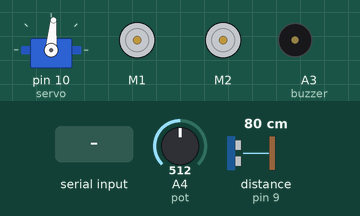
Recording of a sketch running on a simulated Arduino Uno, built with avr-gcc and run on an emulated ATmega328P. Parts: servo, 2 × DC motor (green arrow = forward, orange = backward, longer = faster), buzzer (waves = sounding, pin HIGH). Inputs (shaded band) come from the test bench; at power-on: distance to the obstacle (sensor on pin 9) 80 cm, A4 (pot) = 512. The echo pulse lasts 58.3 µs per cm; pins used as bus, display or sensor lines are not drawn.

Above: at 1.2 s.
1.3 s: "X" received over the second serial link
At 2.2 s:
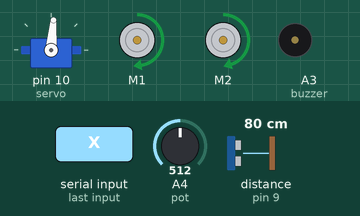
2.8 s: distance to the obstacle (sensor on pin 9) set to 33 cm
4.3 s: distance to the obstacle (sensor on pin 9) set to 29 cm
At 5.9 s:
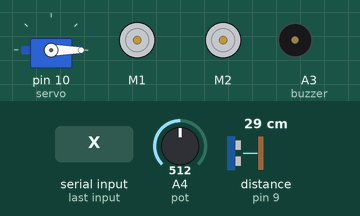
8.8 s: "x" received over the second serial link
11.8 s: "B" received over the second serial link
At 12.2 s:
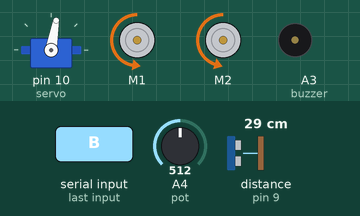
13.3 s: A4 (pot) set to 716
At 13.8 s:
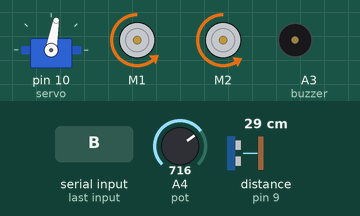
Timing chart, 0 to 15.8 s (numbered marks = the images above; inputs shaded):
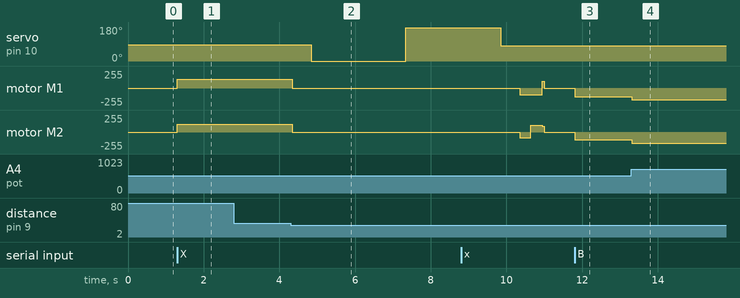

Measured:
- the behaviour switches between 31 and 30 cm on distance to the obstacle (sensor on pin 9) (found by bisection; images 1 and 2)
- after the input at 1.3 s, motor M1: stopped → forward 128/255 at once; motor M2: stopped → forward 118/255 at once
- after the input at 2.8 s, every drawn part: stays the same
- after the input at 4.3 s, servo on pin 10 (servo): 85° → 0° after 0.54 s, → 175° 2.5 s later; motor M1: forward 128/255 → stopped at once; motor M2: forward 118/255 → stopped at once
- after the input at 11.8 s, motor M1: stopped → backward 128/255 at once; motor M2: stopped → backward 118/255 at once
- after the input at 13.3 s, motor M1: backward 128/255 → backward 179/255 at once; motor M2: backward 118/255 → backward 169/255 at once

The sketch:

Receptor.ino
```cpp
/*
*
* @Projeto integrador 4° semestre Ciência da Computação
* @author: Heliton Leno
* @email: ciencia_@live.com
*
*/


#include <SoftwareSerial.h>
#include <AFMotor.h>
#include <Servo.h>

#define trigPin A2        //Pino TRIG do sensor no pino analógico A2
#define echoPin 9         //Pino ECHO do sensor no pino analógico 9
#define buzzer A3         // Define o pino do buzzer no pino ANALÓGICO A3
#define pot    A4

int TempoGirar = 1;           // esse é o tempo para o robô girar em 45º
int distanciaObstaculo = 30;  // distância para o robô parar e recalcular o melhor caminho
int potVelocidade = 0;        // velocidade motores

SoftwareSerial bluetooth(A0, A1); // RX, TX

AF_DCMotor motor1(1); //Seleção do Motor 1
AF_DCMotor motor2(2); //Seleção do Motor 2

Servo servo;

//============== variáveis  para o sensor ultrassonico ================
long duracao;
long distancia_cm = 0;
int minimumRange = 5;      //tempo de resposta do sensor
int maximumRange= 200;
char buf;
boolean alone = false;

//============= Declaracao das funcoes ==================
void roboFrente(int v);
void roboDireita(int v);
void roboEsquerda(int v);
void roboTras(int v);
void roboParado();

void setup() {
  //Serial.begin(9600);
  bluetooth.begin(38400);
  servo.attach(10);
  servo.write(85);

  pinMode(trigPin, OUTPUT);
  pinMode(echoPin, INPUT);
  pinMode(buzzer,OUTPUT);

}

void loop() {
  potVelocidade = analogRead(pot) /4;

  if(!bluetooth.available()){
   roboParado();
  }

  if(bluetooth.available()){
    buf = bluetooth.read();
  }

  if ( buf == 'X' ){
    alone = true;
    roboFrente(potVelocidade);
    int dist_cm = measureDistance();

    if(dist_cm < 30) autonomo(potVelocidade-30);
  }
  if ( buf == 'x' ){
    alone = false;
    roboParado();
  }
  if ( buf == 'F' && !alone ) roboFrente(potVelocidade);
  if ( buf == 'B' && !alone ) roboTras(potVelocidade);
  if ( buf == 'L' && !alone ) roboEsquerda(potVelocidade-20);
  if ( buf == 'R' && !alone ) roboDireita(potVelocidade-20);
  if ( buf == 'S' && !alone ) roboParado();

  //Serial.println(buf);
  delay(50);
}

float measureDistance()                       //Função que retorna a distância em centímetros
{
  float pulse;                                //Armazena o valor de tempo em µs que o pino echo fica em nível alto

  trigPulse();                                //Envia pulso de 10µs para o pino de trigger do sensor

  pulse = pulseIn(echoPin, HIGH);                //Mede o tempo em que echo fica em nível alto e armazena na variável pulse

  return (pulse/58.82);                      //Calcula distância em centímetros e retorna o valor


} //end measureDistante


void trigPulse()                             //Função para gerar o pulso de trigger para o sensor HC-SR04
{
   digitalWrite(trigPin,HIGH);                  //Saída de trigger em nível alto
   delayMicroseconds(10);                    //Por 10µs ...
   digitalWrite(trigPin,LOW);                   //Saída de trigger volta a nível baixo

}

void autonomo(int vel)                              //Compara as distâncias e decide qual melhor caminho a seguir
{
   roboParado();                              //Para o robô
   delay(500);                               //Aguarda 500ms
   servo.write(0);                          //Move sensor para direita através do servo
   delay(500);                               //Aguarda 500ms
   int dist_right = measureDistance();           //Mede distância e armazena em dist_right
   delay(2000);                              //Aguarda 2000ms
   servo.write(175);                        //Move sensor para esquerda através do servo
   delay(500);                               //Aguarda 500ms
   int dist_left = measureDistance();            //Mede distância e armazena em dis_left
   delay(2000);                               //Aguarda 2000ms
   servo.write(80);                         //Centraliza servo
   delay(500);

   if(dist_right > dist_left)                //Distância da direita maior que da esquerda?
   {                                         //Sim...

      roboTras(vel);                           //Move o robô para trás
      delay(300);                            //Por 600ms
      roboDireita(vel);                          //Move o robô para direita
      delay(300);                           //Por 2000ms
      roboFrente(vel);                          //Move o robô para frente

   } //end if

   else                                      //Não...
   {

      roboTras(vel);                           //Move o robô para trás
      delay(300);                            //Por 600ms
      roboEsquerda(vel);                           //Move o robô para esquerda
      delay(300);                            //Por 2000ms
      roboFrente(vel);                          //Move o robô para frente

   } //end else


}

void roboFrente(int v)
{
  motor1.setSpeed(v);
  motor1.run(FORWARD);
  motor2.setSpeed(v-10);
  motor2.run(FORWARD);
}

void roboDireita(int v)
{
  motor1.setSpeed(v);
  motor1.run(FORWARD);
  motor2.setSpeed(v);
  motor2.run(BACKWARD);
}

void roboEsquerda(int v)
{
  motor1.setSpeed(v);
  motor1.run(BACKWARD);
  motor2.setSpeed(v);
  motor2.run(FORWARD);
}

void roboTras(int v)
{
  motor1.setSpeed(v);
  motor1.run(BACKWARD);
  motor2.setSpeed(v-10);
  motor2.run(BACKWARD);
}

void roboParado()
{
  motor1.setSpeed(0);
  motor1.run(RELEASE);
  motor2.setSpeed(0);
  motor2.run(RELEASE);
}
```
